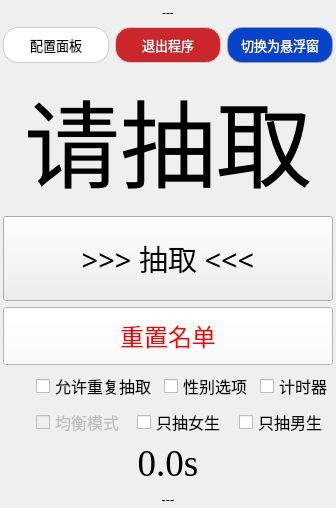
<?xml version="1.0" encoding="UTF-8"?>
<ui version="4.0">
 <class>MainWindow</class>
 <widget class="QMainWindow" name="MainWindow">
  <property name="enabled">
   <bool>true</bool>
  </property>
  <property name="geometry">
   <rect>
    <x>0</x>
    <y>0</y>
    <width>333</width>
    <height>449</height>
   </rect>
  </property>
  <property name="sizePolicy">
   <sizepolicy hsizetype="Preferred" vsizetype="Preferred">
    <horstretch>0</horstretch>
    <verstretch>0</verstretch>
   </sizepolicy>
  </property>
  <property name="windowTitle">
   <string>MainWindow</string>
  </property>
  <property name="styleSheet">
   <string notr="true"/>
  </property>
  <property name="tabShape">
   <enum>QTabWidget::Rounded</enum>
  </property>
  <widget class="QWidget" name="centralwidget">
   <layout class="QVBoxLayout" name="verticalLayout_3">
    <property name="leftMargin">
     <number>3</number>
    </property>
    <property name="topMargin">
     <number>4</number>
    </property>
    <property name="rightMargin">
     <number>3</number>
    </property>
    <property name="bottomMargin">
     <number>0</number>
    </property>
    <item>
     <widget class="QLabel" name="head_label">
      <property name="font">
       <font>
        <family>宋体</family>
       </font>
      </property>
      <property name="text">
       <string>---</string>
      </property>
      <property name="alignment">
       <set>Qt::AlignCenter</set>
      </property>
     </widget>
    </item>
    <item>
     <layout class="QHBoxLayout" name="horizontalLayout">
      <property name="spacing">
       <number>6</number>
      </property>
      <property name="sizeConstraint">
       <enum>QLayout::SetNoConstraint</enum>
      </property>
      <item>
       <widget class="QPushButton" name="config_button">
        <property name="font">
         <font>
          <family>宋体</family>
          <pointsize>10</pointsize>
         </font>
        </property>
        <property name="styleSheet">
         <string notr="true">QPushButton {
    padding: 7px;
	background-color: rgb(255, 255, 255);
	border: 1px solid #cccccc;
	border-radius: 15px;
}</string>
        </property>
        <property name="text">
         <string>配置面板</string>
        </property>
       </widget>
      </item>
      <item>
       <widget class="QPushButton" name="exit_button">
        <property name="font">
         <font>
          <family>宋体</family>
          <pointsize>10</pointsize>
         </font>
        </property>
        <property name="styleSheet">
         <string notr="true">QPushButton {
    padding: 7px;
	selection-background-color: rgb(221, 40, 49);
	background-color: rgb(204, 37, 43);
	color: rgb(255, 255, 255);
	border: 1px solid #cccccc;
	border-radius: 15px;
}</string>
        </property>
        <property name="text">
         <string>退出程序</string>
        </property>
       </widget>
      </item>
      <item>
       <widget class="QPushButton" name="close_button">
        <property name="font">
         <font>
          <family>宋体</family>
          <pointsize>10</pointsize>
         </font>
        </property>
        <property name="styleSheet">
         <string notr="true">QPushButton {
    padding: 7px;
	border: 1px solid #cccccc;
	border-radius: 15px;
	border-color: rgb(161, 161, 161);
	selection-background-color: rgb(12, 75, 221);
	background-color: rgb(8, 67, 204);
	color: rgb(255, 255, 255);
}
</string>
        </property>
        <property name="text">
         <string>切换为悬浮窗</string>
        </property>
       </widget>
      </item>
     </layout>
    </item>
    <item>
     <spacer name="verticalSpacer">
      <property name="orientation">
       <enum>Qt::Vertical</enum>
      </property>
      <property name="sizeHint" stdset="0">
       <size>
        <width>20</width>
        <height>40</height>
       </size>
      </property>
     </spacer>
    </item>
    <item>
     <layout class="QVBoxLayout" name="verticalLayout" stretch="0,0,0">
      <property name="sizeConstraint">
       <enum>QLayout::SetMinimumSize</enum>
      </property>
      <property name="topMargin">
       <number>0</number>
      </property>
      <item>
       <widget class="QLabel" name="name_label">
        <property name="sizePolicy">
         <sizepolicy hsizetype="Minimum" vsizetype="Maximum">
          <horstretch>0</horstretch>
          <verstretch>0</verstretch>
         </sizepolicy>
        </property>
        <property name="font">
         <font>
          <family>微软雅黑</family>
          <pointsize>72</pointsize>
         </font>
        </property>
        <property name="layoutDirection">
         <enum>Qt::LeftToRight</enum>
        </property>
        <property name="text">
         <string>请抽取</string>
        </property>
        <property name="alignment">
         <set>Qt::AlignCenter</set>
        </property>
       </widget>
      </item>
      <item>
       <widget class="QPushButton" name="pick_name_button">
        <property name="font">
         <font>
          <family>黑体</family>
          <pointsize>22</pointsize>
         </font>
        </property>
        <property name="styleSheet">
         <string notr="true">QPushButton {
    padding: 20px;
	border-color: rgb(167, 167, 167);
}
</string>
        </property>
        <property name="text">
         <string>&gt;&gt;&gt; 抽取 &lt;&lt;&lt;</string>
        </property>
       </widget>
      </item>
      <item>
       <widget class="QPushButton" name="reset_button">
        <property name="palette">
         <palette>
          <active>
           <colorrole role="WindowText">
            <brush brushstyle="SolidPattern">
             <color alpha="255">
              <red>0</red>
              <green>0</green>
              <blue>0</blue>
             </color>
            </brush>
           </colorrole>
           <colorrole role="Button">
            <brush brushstyle="SolidPattern">
             <color alpha="255">
              <red>255</red>
              <green>255</green>
              <blue>255</blue>
             </color>
            </brush>
           </colorrole>
           <colorrole role="Light">
            <brush brushstyle="SolidPattern">
             <color alpha="255">
              <red>255</red>
              <green>255</green>
              <blue>255</blue>
             </color>
            </brush>
           </colorrole>
           <colorrole role="Midlight">
            <brush brushstyle="SolidPattern">
             <color alpha="255">
              <red>255</red>
              <green>255</green>
              <blue>255</blue>
             </color>
            </brush>
           </colorrole>
           <colorrole role="Dark">
            <brush brushstyle="SolidPattern">
             <color alpha="255">
              <red>127</red>
              <green>127</green>
              <blue>127</blue>
             </color>
            </brush>
           </colorrole>
           <colorrole role="Mid">
            <brush brushstyle="SolidPattern">
             <color alpha="255">
              <red>170</red>
              <green>170</green>
              <blue>170</blue>
             </color>
            </brush>
           </colorrole>
           <colorrole role="Text">
            <brush brushstyle="SolidPattern">
             <color alpha="255">
              <red>0</red>
              <green>0</green>
              <blue>0</blue>
             </color>
            </brush>
           </colorrole>
           <colorrole role="BrightText">
            <brush brushstyle="SolidPattern">
             <color alpha="255">
              <red>255</red>
              <green>255</green>
              <blue>255</blue>
             </color>
            </brush>
           </colorrole>
           <colorrole role="ButtonText">
            <brush brushstyle="SolidPattern">
             <color alpha="255">
              <red>255</red>
              <green>0</green>
              <blue>0</blue>
             </color>
            </brush>
           </colorrole>
           <colorrole role="Base">
            <brush brushstyle="SolidPattern">
             <color alpha="255">
              <red>255</red>
              <green>255</green>
              <blue>255</blue>
             </color>
            </brush>
           </colorrole>
           <colorrole role="Window">
            <brush brushstyle="SolidPattern">
             <color alpha="255">
              <red>255</red>
              <green>255</green>
              <blue>255</blue>
             </color>
            </brush>
           </colorrole>
           <colorrole role="Shadow">
            <brush brushstyle="SolidPattern">
             <color alpha="255">
              <red>0</red>
              <green>0</green>
              <blue>0</blue>
             </color>
            </brush>
           </colorrole>
           <colorrole role="AlternateBase">
            <brush brushstyle="SolidPattern">
             <color alpha="255">
              <red>255</red>
              <green>255</green>
              <blue>255</blue>
             </color>
            </brush>
           </colorrole>
           <colorrole role="ToolTipBase">
            <brush brushstyle="SolidPattern">
             <color alpha="255">
              <red>255</red>
              <green>255</green>
              <blue>220</blue>
             </color>
            </brush>
           </colorrole>
           <colorrole role="ToolTipText">
            <brush brushstyle="SolidPattern">
             <color alpha="255">
              <red>0</red>
              <green>0</green>
              <blue>0</blue>
             </color>
            </brush>
           </colorrole>
           <colorrole role="PlaceholderText">
            <brush brushstyle="SolidPattern">
             <color alpha="128">
              <red>255</red>
              <green>0</green>
              <blue>0</blue>
             </color>
            </brush>
           </colorrole>
          </active>
          <inactive>
           <colorrole role="WindowText">
            <brush brushstyle="SolidPattern">
             <color alpha="255">
              <red>0</red>
              <green>0</green>
              <blue>0</blue>
             </color>
            </brush>
           </colorrole>
           <colorrole role="Button">
            <brush brushstyle="SolidPattern">
             <color alpha="255">
              <red>255</red>
              <green>255</green>
              <blue>255</blue>
             </color>
            </brush>
           </colorrole>
           <colorrole role="Light">
            <brush brushstyle="SolidPattern">
             <color alpha="255">
              <red>255</red>
              <green>255</green>
              <blue>255</blue>
             </color>
            </brush>
           </colorrole>
           <colorrole role="Midlight">
            <brush brushstyle="SolidPattern">
             <color alpha="255">
              <red>255</red>
              <green>255</green>
              <blue>255</blue>
             </color>
            </brush>
           </colorrole>
           <colorrole role="Dark">
            <brush brushstyle="SolidPattern">
             <color alpha="255">
              <red>127</red>
              <green>127</green>
              <blue>127</blue>
             </color>
            </brush>
           </colorrole>
           <colorrole role="Mid">
            <brush brushstyle="SolidPattern">
             <color alpha="255">
              <red>170</red>
              <green>170</green>
              <blue>170</blue>
             </color>
            </brush>
           </colorrole>
           <colorrole role="Text">
            <brush brushstyle="SolidPattern">
             <color alpha="255">
              <red>0</red>
              <green>0</green>
              <blue>0</blue>
             </color>
            </brush>
           </colorrole>
           <colorrole role="BrightText">
            <brush brushstyle="SolidPattern">
             <color alpha="255">
              <red>255</red>
              <green>255</green>
              <blue>255</blue>
             </color>
            </brush>
           </colorrole>
           <colorrole role="ButtonText">
            <brush brushstyle="SolidPattern">
             <color alpha="255">
              <red>255</red>
              <green>0</green>
              <blue>0</blue>
             </color>
            </brush>
           </colorrole>
           <colorrole role="Base">
            <brush brushstyle="SolidPattern">
             <color alpha="255">
              <red>255</red>
              <green>255</green>
              <blue>255</blue>
             </color>
            </brush>
           </colorrole>
           <colorrole role="Window">
            <brush brushstyle="SolidPattern">
             <color alpha="255">
              <red>255</red>
              <green>255</green>
              <blue>255</blue>
             </color>
            </brush>
           </colorrole>
           <colorrole role="Shadow">
            <brush brushstyle="SolidPattern">
             <color alpha="255">
              <red>0</red>
              <green>0</green>
              <blue>0</blue>
             </color>
            </brush>
           </colorrole>
           <colorrole role="AlternateBase">
            <brush brushstyle="SolidPattern">
             <color alpha="255">
              <red>255</red>
              <green>255</green>
              <blue>255</blue>
             </color>
            </brush>
           </colorrole>
           <colorrole role="ToolTipBase">
            <brush brushstyle="SolidPattern">
             <color alpha="255">
              <red>255</red>
              <green>255</green>
              <blue>220</blue>
             </color>
            </brush>
           </colorrole>
           <colorrole role="ToolTipText">
            <brush brushstyle="SolidPattern">
             <color alpha="255">
              <red>0</red>
              <green>0</green>
              <blue>0</blue>
             </color>
            </brush>
           </colorrole>
           <colorrole role="PlaceholderText">
            <brush brushstyle="SolidPattern">
             <color alpha="128">
              <red>255</red>
              <green>0</green>
              <blue>0</blue>
             </color>
            </brush>
           </colorrole>
          </inactive>
          <disabled>
           <colorrole role="WindowText">
            <brush brushstyle="SolidPattern">
             <color alpha="255">
              <red>127</red>
              <green>127</green>
              <blue>127</blue>
             </color>
            </brush>
           </colorrole>
           <colorrole role="Button">
            <brush brushstyle="SolidPattern">
             <color alpha="255">
              <red>255</red>
              <green>255</green>
              <blue>255</blue>
             </color>
            </brush>
           </colorrole>
           <colorrole role="Light">
            <brush brushstyle="SolidPattern">
             <color alpha="255">
              <red>255</red>
              <green>255</green>
              <blue>255</blue>
             </color>
            </brush>
           </colorrole>
           <colorrole role="Midlight">
            <brush brushstyle="SolidPattern">
             <color alpha="255">
              <red>255</red>
              <green>255</green>
              <blue>255</blue>
             </color>
            </brush>
           </colorrole>
           <colorrole role="Dark">
            <brush brushstyle="SolidPattern">
             <color alpha="255">
              <red>127</red>
              <green>127</green>
              <blue>127</blue>
             </color>
            </brush>
           </colorrole>
           <colorrole role="Mid">
            <brush brushstyle="SolidPattern">
             <color alpha="255">
              <red>170</red>
              <green>170</green>
              <blue>170</blue>
             </color>
            </brush>
           </colorrole>
           <colorrole role="Text">
            <brush brushstyle="SolidPattern">
             <color alpha="255">
              <red>127</red>
              <green>127</green>
              <blue>127</blue>
             </color>
            </brush>
           </colorrole>
           <colorrole role="BrightText">
            <brush brushstyle="SolidPattern">
             <color alpha="255">
              <red>255</red>
              <green>255</green>
              <blue>255</blue>
             </color>
            </brush>
           </colorrole>
           <colorrole role="ButtonText">
            <brush brushstyle="SolidPattern">
             <color alpha="255">
              <red>127</red>
              <green>127</green>
              <blue>127</blue>
             </color>
            </brush>
           </colorrole>
           <colorrole role="Base">
            <brush brushstyle="SolidPattern">
             <color alpha="255">
              <red>255</red>
              <green>255</green>
              <blue>255</blue>
             </color>
            </brush>
           </colorrole>
           <colorrole role="Window">
            <brush brushstyle="SolidPattern">
             <color alpha="255">
              <red>255</red>
              <green>255</green>
              <blue>255</blue>
             </color>
            </brush>
           </colorrole>
           <colorrole role="Shadow">
            <brush brushstyle="SolidPattern">
             <color alpha="255">
              <red>0</red>
              <green>0</green>
              <blue>0</blue>
             </color>
            </brush>
           </colorrole>
           <colorrole role="AlternateBase">
            <brush brushstyle="SolidPattern">
             <color alpha="255">
              <red>255</red>
              <green>255</green>
              <blue>255</blue>
             </color>
            </brush>
           </colorrole>
           <colorrole role="ToolTipBase">
            <brush brushstyle="SolidPattern">
             <color alpha="255">
              <red>255</red>
              <green>255</green>
              <blue>220</blue>
             </color>
            </brush>
           </colorrole>
           <colorrole role="ToolTipText">
            <brush brushstyle="SolidPattern">
             <color alpha="255">
              <red>0</red>
              <green>0</green>
              <blue>0</blue>
             </color>
            </brush>
           </colorrole>
           <colorrole role="PlaceholderText">
            <brush brushstyle="SolidPattern">
             <color alpha="128">
              <red>0</red>
              <green>0</green>
              <blue>0</blue>
             </color>
            </brush>
           </colorrole>
          </disabled>
         </palette>
        </property>
        <property name="font">
         <font>
          <family>黑体</family>
          <pointsize>18</pointsize>
         </font>
        </property>
        <property name="styleSheet">
         <string notr="true">QPushButton {
    padding: 10px;
	border-color: rgb(167, 167, 167);
}
</string>
        </property>
        <property name="text">
         <string>重置名单</string>
        </property>
       </widget>
      </item>
     </layout>
    </item>
    <item>
     <layout class="QVBoxLayout" name="verticalLayout_2" stretch="0,0">
      <item>
       <layout class="QHBoxLayout" name="config_ui">
        <property name="spacing">
         <number>7</number>
        </property>
        <property name="sizeConstraint">
         <enum>QLayout::SetDefaultConstraint</enum>
        </property>
        <property name="leftMargin">
         <number>33</number>
        </property>
        <item>
         <widget class="QCheckBox" name="pick_again_checkbox">
          <property name="font">
           <font>
            <family>宋体</family>
            <pointsize>12</pointsize>
           </font>
          </property>
          <property name="layoutDirection">
           <enum>Qt::LeftToRight</enum>
          </property>
          <property name="text">
           <string>允许重复抽取</string>
          </property>
         </widget>
        </item>
        <item>
         <widget class="QCheckBox" name="gender_checkBox">
          <property name="font">
           <font>
            <family>宋体</family>
            <pointsize>12</pointsize>
           </font>
          </property>
          <property name="text">
           <string>性别选项</string>
          </property>
         </widget>
        </item>
        <item>
         <widget class="QCheckBox" name="pick_time_checkbox">
          <property name="font">
           <font>
            <family>宋体</family>
            <pointsize>12</pointsize>
           </font>
          </property>
          <property name="text">
           <string>计时器</string>
          </property>
         </widget>
        </item>
       </layout>
      </item>
      <item>
       <widget class="QWidget" name="gender_ui_widget" native="true">
        <layout class="QHBoxLayout" name="horizontalLayout_2">
         <property name="spacing">
          <number>7</number>
         </property>
         <property name="leftMargin">
          <number>33</number>
         </property>
         <property name="topMargin">
          <number>0</number>
         </property>
         <property name="rightMargin">
          <number>0</number>
         </property>
         <property name="bottomMargin">
          <number>0</number>
         </property>
         <item>
          <widget class="QCheckBox" name="n_pick_checkbox">
           <property name="enabled">
            <bool>false</bool>
           </property>
           <property name="font">
            <font>
             <family>宋体</family>
             <pointsize>12</pointsize>
             <strikeout>false</strikeout>
            </font>
           </property>
           <property name="layoutDirection">
            <enum>Qt::LeftToRight</enum>
           </property>
           <property name="text">
            <string>均衡模式</string>
           </property>
          </widget>
         </item>
         <item>
          <widget class="QCheckBox" name="g_names_pick_checkbox">
           <property name="sizePolicy">
            <sizepolicy hsizetype="Minimum" vsizetype="Fixed">
             <horstretch>0</horstretch>
             <verstretch>0</verstretch>
            </sizepolicy>
           </property>
           <property name="font">
            <font>
             <family>宋体</family>
             <pointsize>12</pointsize>
            </font>
           </property>
           <property name="text">
            <string>只抽女生</string>
           </property>
          </widget>
         </item>
         <item>
          <widget class="QCheckBox" name="b_names_pick_checkbox">
           <property name="font">
            <font>
             <family>宋体</family>
             <pointsize>12</pointsize>
            </font>
           </property>
           <property name="text">
            <string>只抽男生</string>
           </property>
          </widget>
         </item>
        </layout>
       </widget>
      </item>
     </layout>
    </item>
    <item>
     <widget class="QLabel" name="timer_label">
      <property name="sizePolicy">
       <sizepolicy hsizetype="Preferred" vsizetype="Maximum">
        <horstretch>0</horstretch>
        <verstretch>0</verstretch>
       </sizepolicy>
      </property>
      <property name="font">
       <font>
        <family>Times New Roman</family>
        <pointsize>28</pointsize>
       </font>
      </property>
      <property name="text">
       <string>0.0s</string>
      </property>
      <property name="alignment">
       <set>Qt::AlignCenter</set>
      </property>
     </widget>
    </item>
    <item>
     <spacer name="verticalSpacer_2">
      <property name="orientation">
       <enum>Qt::Vertical</enum>
      </property>
      <property name="sizeHint" stdset="0">
       <size>
        <width>20</width>
        <height>40</height>
       </size>
      </property>
     </spacer>
    </item>
    <item>
     <widget class="QLabel" name="status_label">
      <property name="font">
       <font>
        <family>宋体</family>
        <pointsize>10</pointsize>
       </font>
      </property>
      <property name="text">
       <string>---</string>
      </property>
      <property name="alignment">
       <set>Qt::AlignCenter</set>
      </property>
     </widget>
    </item>
   </layout>
  </widget>
  <action name="update_action">
   <property name="text">
    <string>检查更新</string>
   </property>
  </action>
  <action name="about_action">
   <property name="text">
    <string>程序简介</string>
   </property>
  </action>
  <action name="github_action">
   <property name="text">
    <string>打开 Github 仓库</string>
   </property>
  </action>
  <action name="exit_action">
   <property name="text">
    <string>退出程序</string>
   </property>
  </action>
  <action name="config_action">
   <property name="text">
    <string>打开配置面板</string>
   </property>
  </action>
 </widget>
 <resources/>
 <connections/>
</ui>
